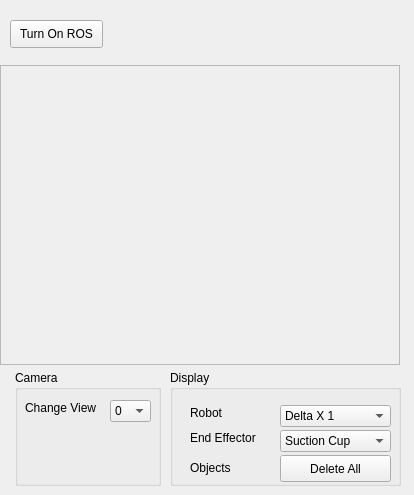
      <widget class="QWidget" name="t3D">
       <attribute name="title">
        <string>3D</string>
       </attribute>
       <widget class="QPushButton" name="pbTurnOnROS">
        <property name="geometry">
         <rect>
          <x>10</x>
          <y>20</y>
          <width>93</width>
          <height>28</height>
         </rect>
        </property>
        <property name="text">
         <string>Turn On ROS</string>
        </property>
       </widget>
       <widget class="QWidget" name="widget" native="true">
        <property name="geometry">
         <rect>
          <x>0</x>
          <y>60</y>
          <width>405</width>
          <height>305</height>
         </rect>
        </property>
        <property name="styleSheet">
         <string notr="true"/>
        </property>
        <widget class="QFrame" name="frameROS">
         <property name="geometry">
          <rect>
           <x>0</x>
           <y>5</y>
           <width>400</width>
           <height>300</height>
          </rect>
         </property>
         <property name="styleSheet">
          <string notr="true"/>
         </property>
         <property name="frameShape">
          <enum>QFrame::StyledPanel</enum>
         </property>
         <property name="frameShadow">
          <enum>QFrame::Raised</enum>
         </property>
        </widget>
       </widget>
       <widget class="QGroupBox" name="groupBox_3">
        <property name="geometry">
         <rect>
          <x>15</x>
          <y>370</y>
          <width>146</width>
          <height>116</height>
         </rect>
        </property>
        <property name="title">
         <string>Camera</string>
        </property>
        <widget class="QComboBox" name="cbROSCameraView">
         <property name="geometry">
          <rect>
           <x>95</x>
           <y>30</y>
           <width>41</width>
           <height>22</height>
          </rect>
         </property>
         <item>
          <property name="text">
           <string>0</string>
          </property>
         </item>
         <item>
          <property name="text">
           <string>1</string>
          </property>
         </item>
         <item>
          <property name="text">
           <string>2</string>
          </property>
         </item>
        </widget>
        <widget class="QLabel" name="label">
         <property name="geometry">
          <rect>
           <x>10</x>
           <y>30</y>
           <width>81</width>
           <height>16</height>
          </rect>
         </property>
         <property name="text">
          <string>Change View</string>
         </property>
        </widget>
       </widget>
       <widget class="QGroupBox" name="groupBox_4">
        <property name="geometry">
         <rect>
          <x>170</x>
          <y>370</y>
          <width>231</width>
          <height>116</height>
         </rect>
        </property>
        <property name="title">
         <string>Display</string>
        </property>
        <widget class="QLabel" name="label_2">
         <property name="geometry">
          <rect>
           <x>20</x>
           <y>60</y>
           <width>81</width>
           <height>16</height>
          </rect>
         </property>
         <property name="text">
          <string>End Effector</string>
         </property>
        </widget>
        <widget class="QComboBox" name="cbEndEffector">
         <property name="geometry">
          <rect>
           <x>110</x>
           <y>60</y>
           <width>111</width>
           <height>22</height>
          </rect>
         </property>
         <item>
          <property name="text">
           <string>Suction Cup</string>
          </property>
         </item>
         <item>
          <property name="text">
           <string>Gripper</string>
          </property>
         </item>
         <item>
          <property name="text">
           <string>None</string>
          </property>
         </item>
        </widget>
        <widget class="QPushButton" name="btDeleteAllObjects">
         <property name="geometry">
          <rect>
           <x>110</x>
           <y>85</y>
           <width>111</width>
           <height>27</height>
          </rect>
         </property>
         <property name="toolTip">
          <string>Update X Position Value</string>
         </property>
         <property name="text">
          <string>Delete All</string>
         </property>
        </widget>
        <widget class="QLabel" name="label_3">
         <property name="geometry">
          <rect>
           <x>20</x>
           <y>90</y>
           <width>81</width>
           <height>16</height>
          </rect>
         </property>
         <property name="text">
          <string>Objects</string>
         </property>
        </widget>
        <widget class="QComboBox" name="cbRobotVersion">
         <property name="geometry">
          <rect>
           <x>110</x>
           <y>35</y>
           <width>111</width>
           <height>22</height>
          </rect>
         </property>
         <item>
          <property name="text">
           <string>Delta X 1</string>
          </property>
         </item>
         <item>
          <property name="text">
           <string>Delta X 2</string>
          </property>
         </item>
        </widget>
        <widget class="QLabel" name="label_7">
         <property name="geometry">
          <rect>
           <x>20</x>
           <y>35</y>
           <width>81</width>
           <height>16</height>
          </rect>
         </property>
         <property name="text">
          <string>Robot</string>
         </property>
        </widget>
       </widget>
      </widget>
